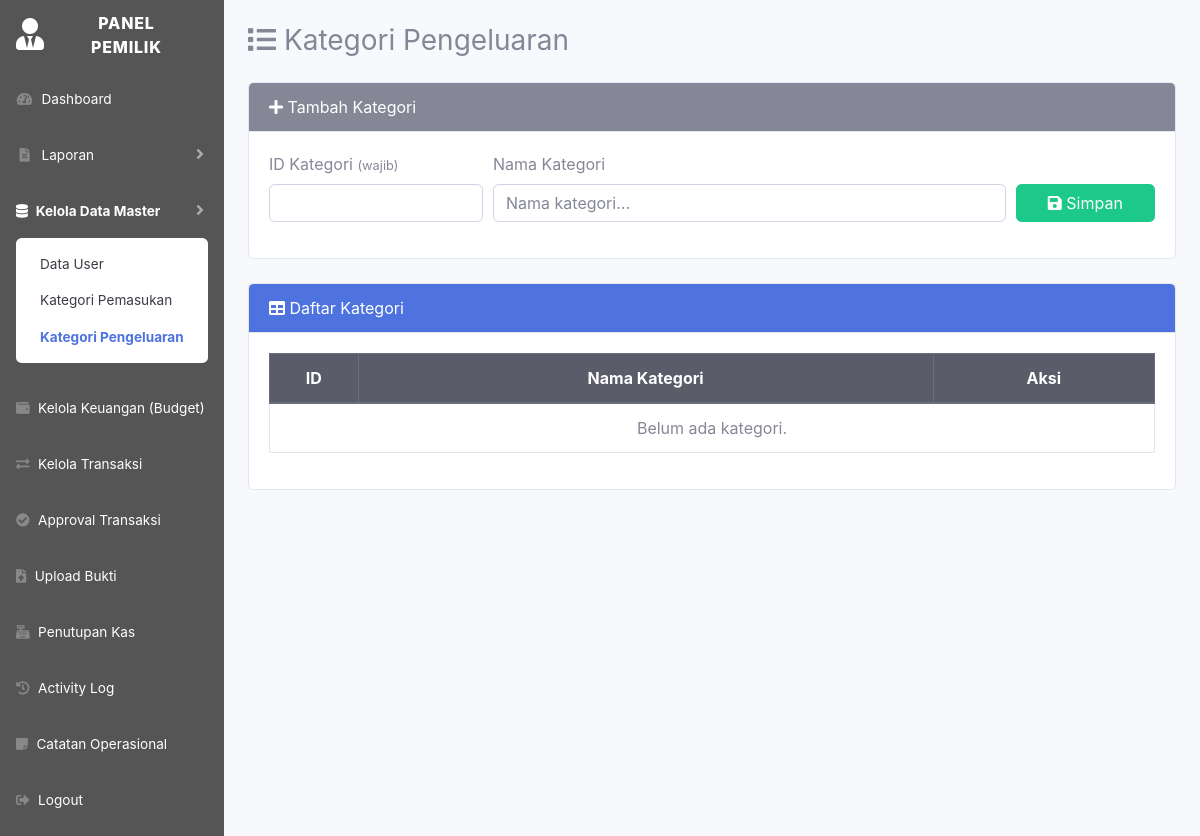
The app's page /OWNER/kategori_pengeluaran.php (signed in), older data.
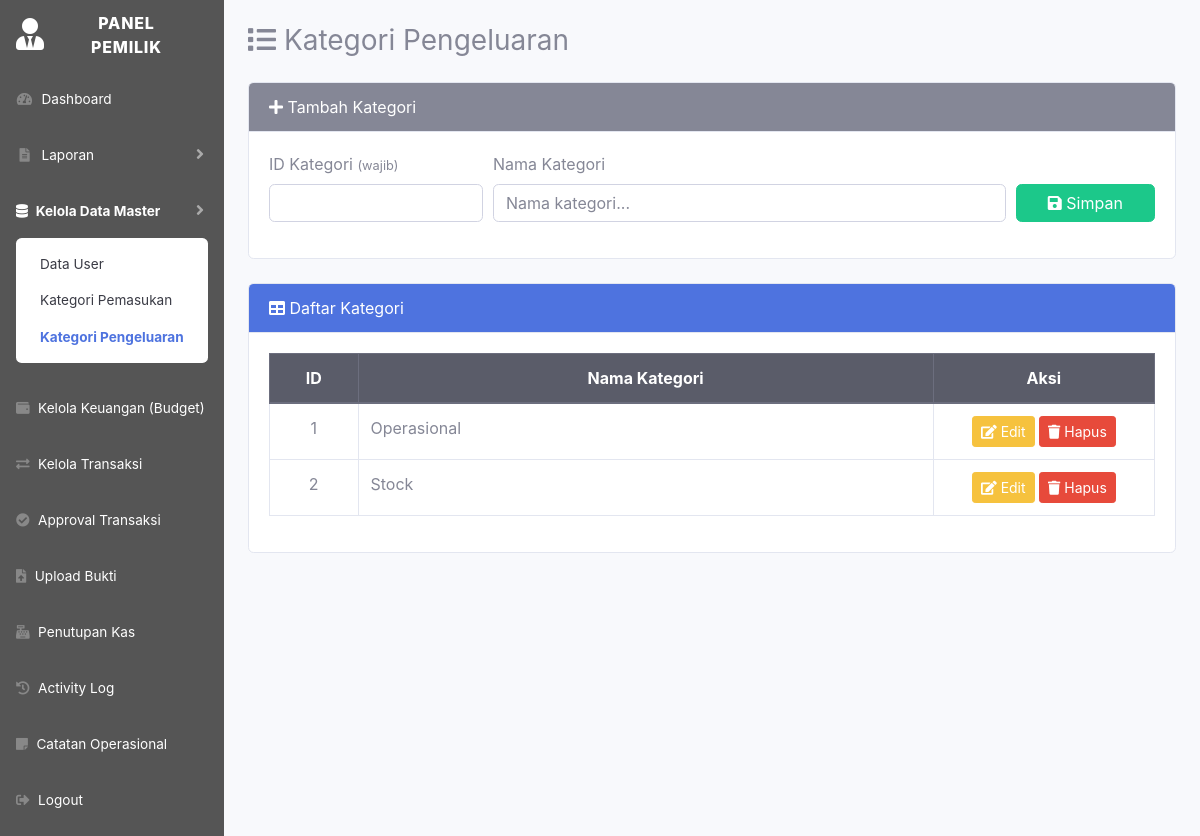
The same page, newer data.
### tables this page shows
CREATE TABLE `kategori_pengeluaran` (
  `kat_pengeluaran_id` int(11) NOT NULL,
  `nama_kategori` varchar(100) NOT NULL
);

### OWNER/kategori_pengeluaran.php (the view, shortened to what this page needs)
<?php
include '../config.php';
$data = mysqli_query($conn, "SELECT * FROM kategori_pengeluaran ORDER BY kat_pengeluaran_id ASC");
?>
<!DOCTYPE html>
<html lang="id">
<head>
	<link href="../startbootstrap-sb-admin-2-master/vendor/fontawesome-free/css/all.min.css" rel="stylesheet">
	<link href="../startbootstrap-sb-admin-2-master/css/sb-admin-2.min.css" rel="stylesheet">
</head>
<body id="page-top">
<div id="wrapper">
	<?php $currentPage = 'kategori_pengeluaran'; include 'sidebar_owner.php'; ?>
	<div id="content-wrapper" class="d-flex flex-column">
		<div id="content" class="p-4">
			<h3 class="mb-4"><i class="fas fa-list"></i> Kategori Pengeluaran</h3>
			<div class="card mb-4">
				<div class="card-header bg-secondary text-white">
					<i class="fas fa-plus"></i> Tambah Kategori
				</div>
				<div class="card-body">
					<form method="POST">
						<div class="form-row">
							<div class="form-group col-md-3">
								<label>ID Kategori <small class="text-muted">(wajib)</small></label>
								<input type="number" name="kat_pengeluaran_id" class="form-control" min="1" required>
							</div>
							<div class="form-group col-md-7">
								<label>Nama Kategori</label>
								<input type="text" name="nama_kategori" class="form-control" placeholder="Nama kategori..." required>
							</div>
							<div class="form-group col-md-2">
								<label>&nbsp;</label>
								<button type="submit" name="tambah" class="btn btn-success btn-block"><i class="fas fa-save"></i> Simpan</button>
							</div>
						</div>
					</form>
				</div>
			</div>
			<div class="card">
				<div class="card-header bg-primary text-white">
					<i class="fas fa-table"></i> Daftar Kategori
				</div>
				<div class="card-body table-responsive">
					<table class="table table-bordered table-hover">
						<thead class="thead-dark text-center">
							<tr>
								<th width="10%">ID</th>
								<th>Nama Kategori</th>
								<th width="25%">Aksi</th>
							</tr>
						</thead>
						<tbody>
						<?php if (mysqli_num_rows($data) > 0): ?>
							<?php while ($r = mysqli_fetch_assoc($data)): ?>
								<tr>
									<td class="text-center"><?php echo $r['kat_pengeluaran_id']; ?></td>
									<td><?php echo htmlspecialchars($r['nama_kategori']); ?></td>
									<td class="text-center">
										<button class="btn btn-warning btn-sm" data-toggle="modal" data-target="#edit<?php echo $r['kat_pengeluaran_id']; ?>">
											<i class="fas fa-edit"></i> Edit
										</button>
										<a href="?hapus=<?= $r['kat_pengeluaran_id']; ?>" class="btn btn-danger btn-sm" onclick="return confirm('Hapus kategori ini?')">
											<i class="fas fa-trash"></i> Hapus
										</a>
									</td>
								</tr>
							<?php endwhile; ?>
						<?php else: ?>
							<tr><td colspan="3" class="text-center text-muted">Belum ada kategori.</td></tr>
						<?php endif; ?>
						</tbody>
					</table>
				</div>
			</div>
		</div>
	</div>
</div>
</body>
</html>

Row changes from the older to the newer data that the page shows:
added kategori_pengeluaran: kat_pengeluaran_id "1", nama_kategori "Operasional"
added kategori_pengeluaran: kat_pengeluaran_id "2", nama_kategori "Stock"
Text that changed along with them:
text no longer shown: "Belum ada kategori."
